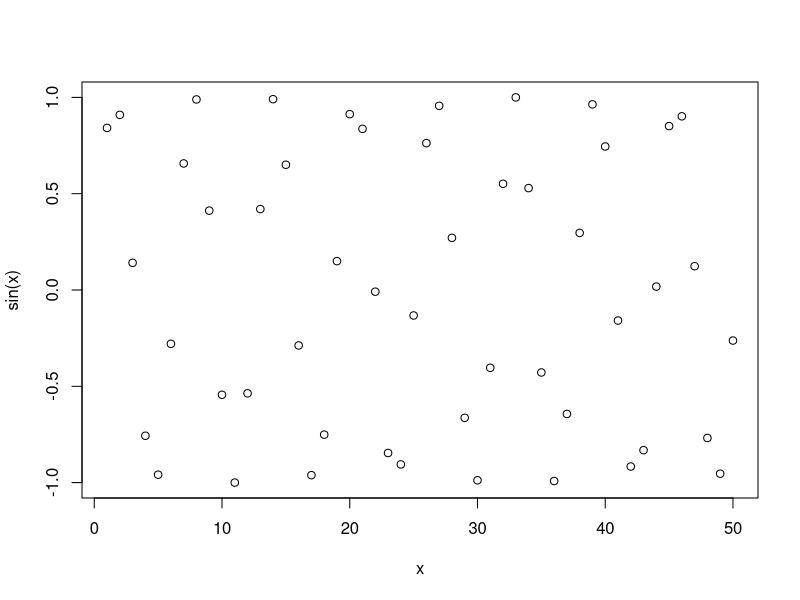
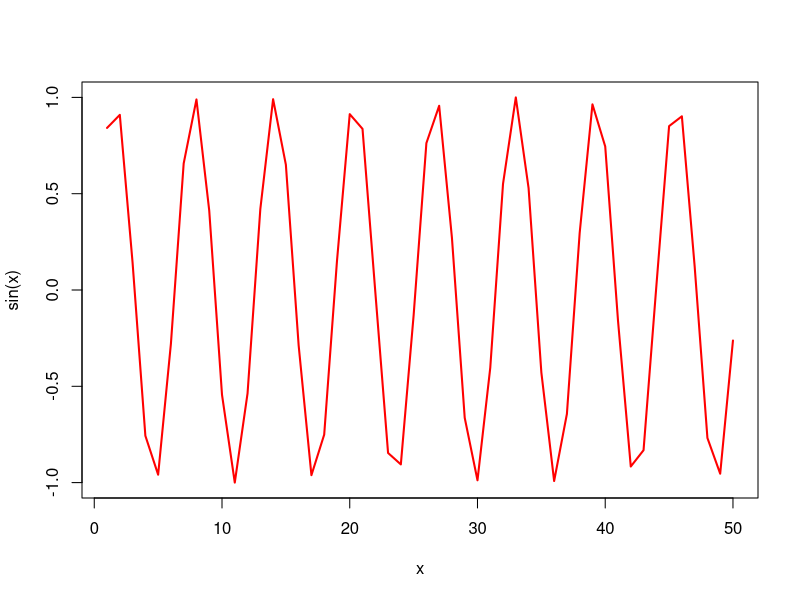

Generate these figures, in order, with R:
#' ---
#' title: "Class 4 R Intro"
#' author: "Jacob Hizon"
#' ---


x <- 1:50
plot(x, sin(x))

plot(x, sin(x), typ="l", col="red", lwd=2)

log(10, base=10)
